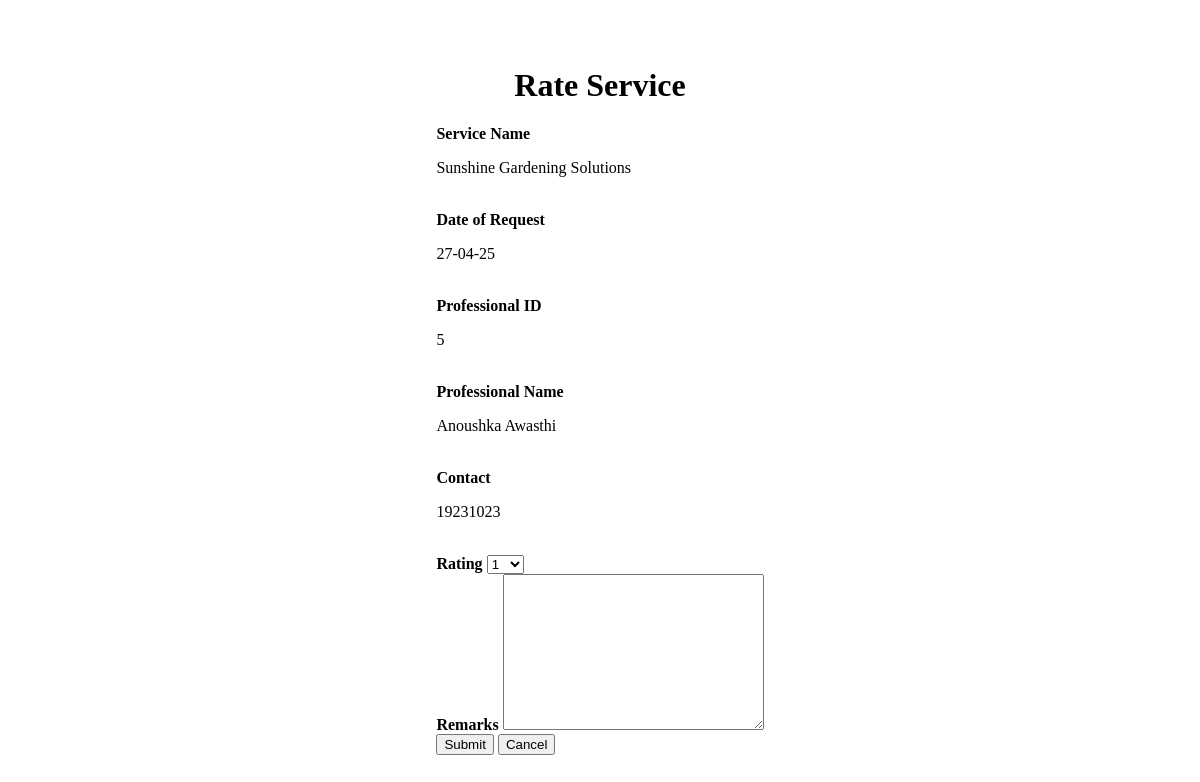
Screenshot of /rate_service/2 with the database file from the repository.
### application/models.py (models this page shows)
class ServiceRequest(db.Model):
    __tablename__ = 'Services_requests'
    id = db.Column(db.Integer, primary_key=True, autoincrement=True)
    service_id = db.Column(db.Integer, db.ForeignKey('Services.id'), nullable=False)
    customer_id = db.Column(db.Integer, db.ForeignKey('Users.id'), nullable=True)
    professional_id = db.Column(db.Integer, db.ForeignKey('Users.id'), nullable=True)
    professional_name = db.Column(db.String, nullable=True)
    date_of_request = db.Column(db.String, nullable=True)
    date_of_completion = db.Column(db.String, nullable=True)
    status = db.Column(db.String, default='requested')
    remarks = db.Column(db.String, nullable=True)
    rating = db.Column(db.Integer, nullable=True)
    __table_args__ = (
    db.CheckConstraint("status IN ('requested', 'assigned', 'closed')"),
    )

### app.py (the view, shortened to what this page needs)
@app.route("/rate_service/<int:id>", methods=["GET", "POST"])
def rate_service(id):
    if request.method == "GET":
        service_request = ServiceRequest.query.filter_by(id=id).first()
        service_request.service_name = Service.query.filter_by(id=service_request.service_id).first().name
        service_request.phone = User.query.filter_by(id=service_request.professional_id).first().contact
        return render_template("rate_service.html", service_request=service_request)

### templates/rate_service.html (shortened to what this page needs)
<!DOCTYPE html>
<html lang="en">
<head>
    <link rel="stylesheet" href="/static/styles.css">
</head>
<body>
    <h1><strong>Rate Service</strong></h1>
    <form action="/rate_service/{{ service_request.id }}" method="POST">
        <label for="service_name"><strong>Service Name</strong></label>
        <p>{{ service_request.service_name }}</p>
        <br>
        <label for="date_of_request"><strong>Date of Request</strong></label>
        <p>{{ service_request.date_of_request }}</p>
        <br>
        <label for="professional_id"><strong>Professional ID</strong></label>
        <p>{{ service_request.professional_id }}</p>
        <br>
        <label for="professional_name"><strong>Professional Name</strong></label>
        <p>{{ service_request.professional_name }}</p>
        <br>
        <label for="contact"><strong>Contact</strong></label>
        <p>{{ service_request.phone }}</p>
        <br>
        <label for="rating"><strong>Rating</strong></label>
        <select name="rating" id="rating">
            <option value="1">1</option>
        </select>
        <br>
        <label for="remarks"><strong>Remarks</strong></label>
        <textarea name="remarks" id="remarks" cols="30" rows="10"></textarea>
        <br>
        <input type="submit" value="Submit" />
        <input type="button" value="Cancel" onclick="window.location.href='/customer_dashboard/{{ service_request.customer_id }}'"/>
    </form>
</body>
</html>

### static/styles.css (style rules this page uses)
body { margin: 0; display: flex; min-height: 100vh; flex-direction: column; justify-content: center; align-items: center; }

### rows the page displays
ServiceRequest: date_of_request "27-04-25", professional_id "5", professional_name "Anoushka Awasthi"

### other values shown
{{ service_request.service_name }} "Sunshine Gardening Solutions"
{{ service_request.phone }} "19231023"
